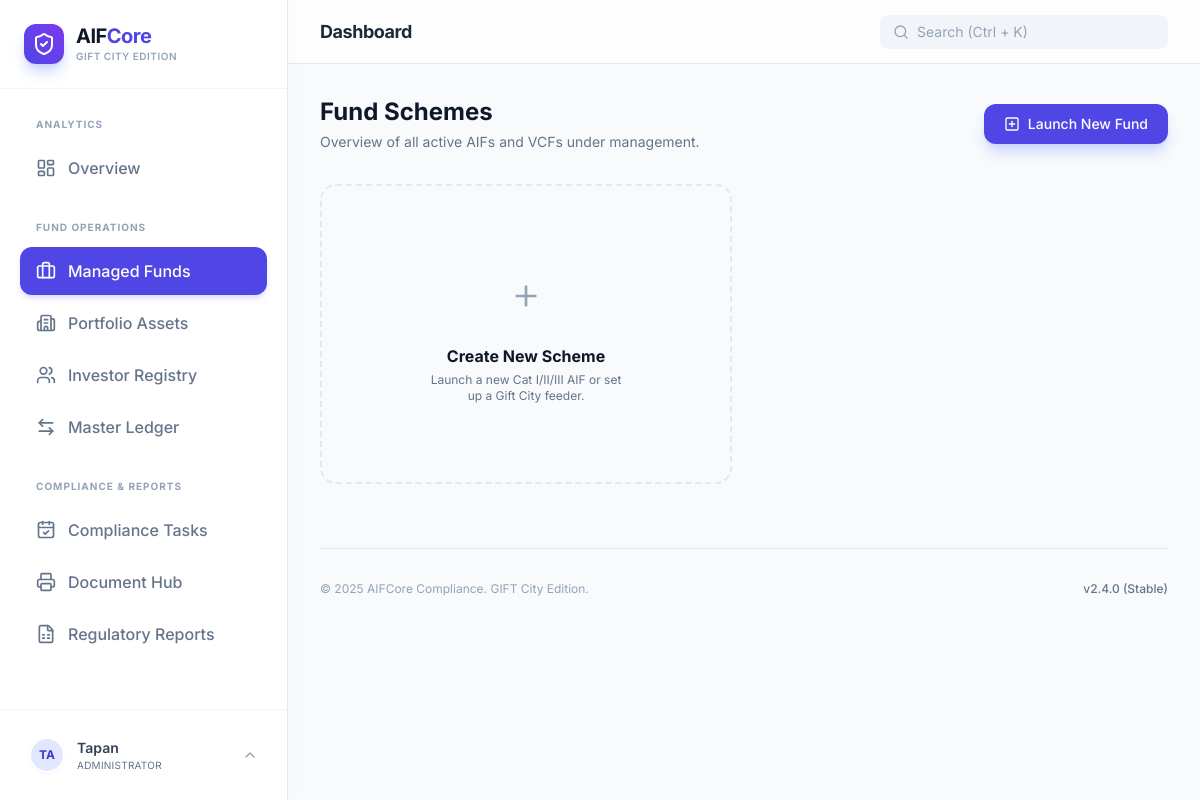
The app's page /portal/funds/ (signed in), older data.
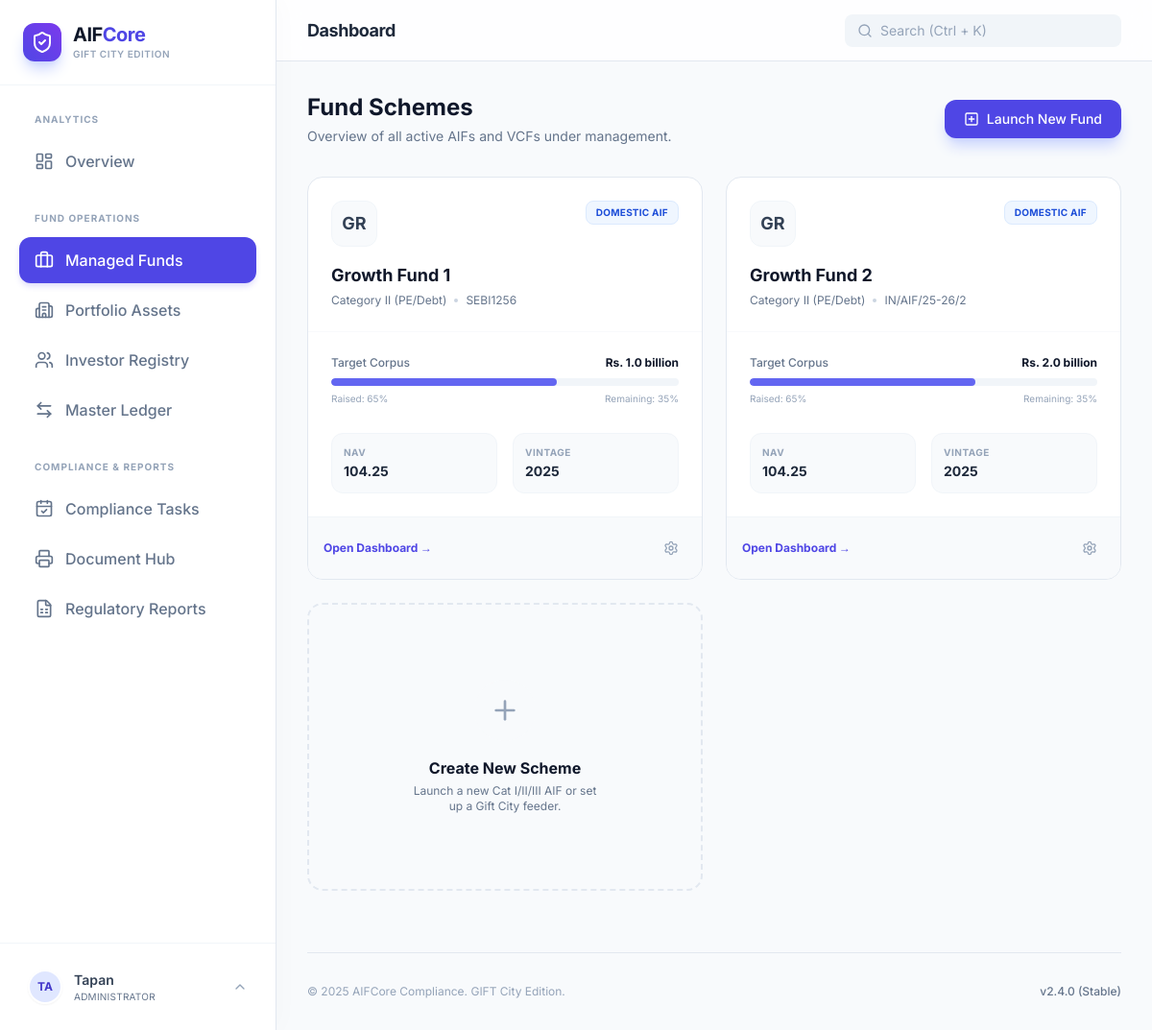
The same page, newer data.
### funds/models.py (models this page shows, shortened)
class Fund(models.Model):
    FUND_CATEGORY_CHOICES = [
        ('CAT_I', 'Category I (Venture/Social)'),
        ('CAT_II', 'Category II (PE/Debt)'),
        ('CAT_III', 'Category III (Hedge/Public)'),
    ]
    JURISDICTION_CHOICES = [
        ('DOMESTIC', 'SEBI (Domestic)'),
        ('IFSC', 'IFSCA (GIFT City)'),
    ]
    SCHEME_TYPE_CHOICES = [
        ('MAIN', 'Main AIF Scheme'),
        ('CIV', 'Co-Investment Vehicle (CIV)'),
        ('ANGEL', 'Angel Fund Segment'),
        ('AI_ONLY', 'Accredited Investor Only Fund'), # New 2025 Category
    ]
    name = models.CharField(max_length=255)
    sebi_registration_number = models.CharField(max_length=100, unique=True, blank=True, null=True)
    category = models.CharField(max_length=20, choices=FUND_CATEGORY_CHOICES, default='CAT_II')
    jurisdiction = models.CharField(max_length=20, choices=JURISDICTION_CHOICES, default='DOMESTIC')
    scheme_type = models.CharField(max_length=20, choices=SCHEME_TYPE_CHOICES, default='MAIN')
    currency = models.ForeignKey(
        'currencies.Currency',
        on_delete=models.PROTECT,
        related_name='funds',
        default=1, # Ensure you have an INR record with ID 1
        help_text="Functional currency of the fund"
    )
    corpus = models.DecimalField(
        max_digits=20, decimal_places=2,
        help_text="Target Fund Size",
        default=Decimal('0.00')
    )
    sponsor_commitment = models.DecimalField(
        max_digits=20, decimal_places=2,
        help_text="Manager's Skin in the Game",
        default=Decimal('0.00')
    )
    manager = models.ForeignKey(
        settings.AUTH_USER_MODEL,
        on_delete=models.SET_NULL,
        null=True,
        related_name='managed_funds'
    )
    manager_entity = models.ForeignKey(
        ManagerEntity,
        on_delete=models.PROTECT,
        related_name="funds",
        help_text="Manager entity under which this fund is registered",
        null=False,
        blank=False,
    )
    parent_fund = models.ForeignKey(
        'self',
        on_delete=models.CASCADE,
        null=True, blank=True,
        related_name='child_schemes'
    )
    date_of_inception = models.DateField(default=timezone.now)
    target_close_date = models.DateField(null=True, blank=True)
    is_active = models.BooleanField(default=True)
    @property
    def total_commitments(self):
        return self.commitments.aggregate(total=models.Sum('amount_committed'))['total'] or Decimal('0.00')

### currencies/models.py (models this page shows, shortened)
class Currency(models.Model):
    code = models.CharField(max_length=3, unique=True, help_text="ISO 4217 Code (e.g., USD, INR)")
    symbol = models.CharField(max_length=5, help_text="Symbol (e.g., $, ₹)")
    name = models.CharField(max_length=50)
    is_base = models.BooleanField(default=False, help_text="Is this the system reporting currency (e.g. INR)?")
    class Meta:
        verbose_name_plural = "Currencies"

### funds/views.py (the view)
# urls.py: path('', views.portal_funds_list, name='portal-funds'),
@login_required
def portal_funds_list(request):
    manager_entity = get_current_manager_entity(request)
    funds = Fund.objects.filter(
        manager_entity=manager_entity
    ).order_by('-date_of_inception')
    for f in funds:
        f.stats_committed = f.total_commitments
    return render(request, "funds/funds_list.html", {
        "funds": funds,
        "manager_entity": manager_entity,
    })

### templates/funds/funds_list.html (shortened to what this page needs)
{% extends 'base.html' %}
{% load humanize %}
{% block content %}
<div class="flex flex-col md:flex-row md:items-center justify-between gap-4 mb-8">
    <div>
        <h1 class="text-2xl font-bold text-slate-900">Fund Schemes</h1>
        <p class="text-slate-500 text-sm mt-1">Overview of all active AIFs and VCFs under management.</p>
    </div>
    <a href="{% url 'funds:fund_add' %}" class="bg-indigo-600 hover:bg-indigo-700 text-white px-5 py-2.5 rounded-xl font-medium text-sm shadow-lg shadow-indigo-200 flex items-center gap-2 transition-all">
        <i data-lucide="plus-square" class="w-4 h-4"></i> Launch New Fund
    </a>
</div>
<div class="grid grid-cols-1 md:grid-cols-2 xl:grid-cols-3 gap-6">
    {% for fund in funds %}
    <div class="group bg-white rounded-2xl border border-slate-200 hover:border-indigo-300 hover:shadow-xl hover:shadow-slate-200/50 transition-all duration-300 flex flex-col overflow-hidden">
        <div class="p-6 border-b border-slate-50">
            <div class="flex justify-between items-start mb-4">
                <div class="w-12 h-12 rounded-xl bg-slate-50 border border-slate-100 flex items-center justify-center text-slate-700 font-bold text-lg group-hover:bg-indigo-600 group-hover:text-white transition-colors">
                    {{ fund.name|slice:":2"|upper }}
                </div>
                {% if fund.jurisdiction == 'IFSC' %}
                <span class="px-2.5 py-1 rounded-lg text-[10px] font-bold uppercase tracking-wide bg-emerald-50 text-emerald-700 border border-emerald-100 flex items-center gap-1">
                    <i data-lucide="globe" class="w-3 h-3"></i> GIFT City
                </span>
                {% else %}
                <span class="px-2.5 py-1 rounded-lg text-[10px] font-bold uppercase tracking-wide bg-blue-50 text-blue-700 border border-blue-100">
                    Domestic AIF
                </span>
                {% endif %}
            </div>
            <h3 class="text-lg font-bold text-slate-900 mb-1 group-hover:text-indigo-600 transition-colors">
                <a href="{% url 'funds:fund_detail' fund.pk %}">{{ fund.name }}</a>
            </h3>
            <p class="text-xs text-slate-500 flex items-center gap-2">
                <span>{{ fund.get_category_display }}</span>
                <span class="w-1 h-1 bg-slate-300 rounded-full"></span>
                <span>{{ fund.sebi_registration_number|default:"Reg: Pending" }}</span>
            </p>
        </div>
        <div class="p-6 flex-1">
            <div class="space-y-5">
                <div>
                    <div class="flex justify-between text-xs mb-2">
                        <span class="text-slate-500 font-medium">Target Corpus</span>
                        <span class="text-slate-900 font-bold">{{ fund.currency.symbol }} {{ fund.corpus|intword }}</span>
                    </div>
                    <div class="w-full bg-slate-100 rounded-full h-2 overflow-hidden">
                        <div class="bg-indigo-500 h-2 rounded-full" style="width: 65%"></div>
                    </div>
                    <div class="flex justify-between text-[10px] mt-1.5 text-slate-400">
                        <span>Raised: 65%</span>
                        <span>Remaining: 35%</span>
                    </div>
                </div>
                <div class="grid grid-cols-2 gap-4 pt-2">
                    <div class="bg-slate-50 p-3 rounded-xl border border-slate-100">
                        <p class="text-[10px] text-slate-400 uppercase font-bold tracking-wider">NAV</p>
                        <p class="text-sm font-bold text-slate-800 mt-0.5">104.25</p>
                    </div>
                    <div class="bg-slate-50 p-3 rounded-xl border border-slate-100">
                        <p class="text-[10px] text-slate-400 uppercase font-bold tracking-wider">Vintage</p>
                        <p class="text-sm font-bold text-slate-800 mt-0.5">{{ fund.date_of_inception|date:"Y" }}</p>
                    </div>
                </div>
            </div>
        </div>
        <div class="p-4 bg-slate-50 border-t border-slate-100 flex justify-between items-center">
            <a href="{% url 'funds:fund_detail' fund.pk %}" class="text-xs font-bold text-indigo-600 hover:text-indigo-800 transition-colors">
                Open Dashboard &rarr;
            </a>
            <div class="flex gap-2">
                <button class="p-2 hover:bg-white rounded-lg text-slate-400 hover:text-slate-700 transition-colors" title="Settings">
                    <i data-lucide="settings" class="w-4 h-4"></i>
                </button>
            </div>
        </div>
    </div>
    {% endfor %}
    <a href="{% url 'funds:fund_add' %}" class="group border-2 border-dashed border-slate-200 rounded-2xl p-6 flex flex-col items-center justify-center text-center hover:border-indigo-400 hover:bg-indigo-50/30 transition-all min-h-[300px]">
        <div class="w-16 h-16 bg-slate-50 rounded-full flex items-center justify-center text-slate-400 mb-4 group-hover:bg-indigo-100 group-hover:text-indigo-600 transition-colors">
            <i data-lucide="plus" class="w-8 h-8"></i>
        </div>
        <h3 class="text-slate-900 font-bold mb-1">Create New Scheme</h3>
        <p class="text-xs text-slate-500 max-w-[200px]">Launch a new Cat I/II/III AIF or set up a Gift City feeder.</p>
    </a>
</div>
{% endblock %}

### templates/base.html (shortened to what this page needs)
<!DOCTYPE html>
<html lang="en">
<head>
    <script src="https://cdn.tailwindcss.com"></script>
</head>
<body class="text-slate-900 antialiased selection:bg-indigo-100 selection:text-indigo-700">
    <div class="flex h-screen overflow-hidden">
        <aside class="w-72 bg-white border-r border-slate-200 flex flex-col z-20 shadow-[4px_0_24px_rgba(0,0,0,0.02)] h-screen">
            <div class="p-6 border-b border-slate-100 flex items-center gap-3">
                <div class="w-10 h-10 bg-gradient-to-tr from-indigo-600 to-violet-600 rounded-xl flex items-center justify-center text-white shadow-lg shadow-indigo-200 shrink-0">
                    <i data-lucide="shield-check" class="w-6 h-6"></i>
                </div>
                <div>
                    <h1 class="font-bold text-xl tracking-tight text-slate-900 leading-tight">AIF<span class="text-indigo-600">Core</span></h1>
                    <p class="text-[10px] text-slate-400 font-semibold uppercase tracking-wider">GIFT City Edition</p>
                </div>
            </div>
            <nav class="flex-1 p-5 space-y-1 overflow-y-auto">
                <p class="px-4 pb-2 pt-2 text-[10px] font-bold text-slate-400 uppercase tracking-widest">Analytics</p>
                <a href="{% url 'portal-home' %}"
                   class="sidebar-link {% if request.resolver_match.url_name == 'portal-home' %}sidebar-link-active{% else %}sidebar-link-inactive{% endif %}">
                    <i data-lucide="layout-dashboard" class="w-5 h-5 shrink-0"></i>
                    <span>Overview</span>
                </a>
                <p class="px-4 pb-2 pt-6 text-[10px] font-bold text-slate-400 uppercase tracking-widest">Fund Operations</p>
                <a href="{% url 'funds:portal-funds' %}"
                   class="sidebar-link {% if 'funds' in request.resolver_match.app_name %}sidebar-link-active{% else %}sidebar-link-inactive{% endif %}">
                    <i data-lucide="briefcase" class="w-5 h-5 shrink-0"></i>
                    <span>Managed Funds</span>
                </a>
                <a href="{% url 'investee_companies:portal-list' %}"
                   class="sidebar-link {% if 'investee_companies' in request.resolver_match.app_name %}sidebar-link-active{% else %}sidebar-link-inactive{% endif %}">
                    <i data-lucide="building-2" class="w-5 h-5 shrink-0"></i>
                    <span>Portfolio Assets</span>
                </a>
                <a href="{% url 'investors:portal-list' %}"
                   class="sidebar-link {% if 'investors' in request.resolver_match.app_name %}sidebar-link-active{% else %}sidebar-link-inactive{% endif %}">
                    <i data-lucide="users" class="w-5 h-5 shrink-0"></i>
                    <span>Investor Registry</span>
                </a>
                <a href="{% url 'portal-transactions' %}"
                   class="sidebar-link {% if 'transactions' in request.resolver_match.app_name %}sidebar-link-active{% else %}sidebar-link-inactive{% endif %}">
                    <i data-lucide="arrow-left-right" class="w-5 h-5 shrink-0"></i>
                    <span>Master Ledger</span>
                </a>
                <p class="px-4 pb-2 pt-6 text-[10px] font-bold text-slate-400 uppercase tracking-widest">Compliance & Reports</p>
                <a href="{% url 'compliances:task-list' %}"
                   class="sidebar-link {% if 'compliances' in request.resolver_match.app_name %}sidebar-link-active{% else %}sidebar-link-inactive{% endif %}">
                    <i data-lucide="calendar-check" class="w-5 h-5 shrink-0"></i>
                    <span>Compliance Tasks</span>
                </a>
                <a href="{% url 'docgen:hub' %}"
                   class="sidebar-link {% if 'docgen' in request.resolver_match.app_name %}sidebar-link-active{% else %}sidebar-link-inactive{% endif %}">
                    <i data-lucide="printer" class="w-5 h-5 shrink-0"></i>
                    <span>Document Hub</span>
                </a>
                <a href="#"
                   class="sidebar-link sidebar-link-inactive">
                    <i data-lucide="file-spreadsheet" class="w-5 h-5 shrink-0"></i>
                    <span>Regulatory Reports</span>
                </a>
            </nav>
            <div class="p-4 border-t border-slate-100 mt-auto">
                <div x-data="{ open: false }" class="relative">
                    <button @click="open = !open" class="w-full flex items-center gap-3 px-3 py-2.5 rounded-xl hover:bg-slate-50 border border-transparent hover:border-slate-200 transition-all text-left group">
                        <div class="w-9 h-9 rounded-full bg-indigo-100 flex items-center justify-center text-indigo-700 font-bold text-xs uppercase border-2 border-white shadow-sm shrink-0">
                            {{ user.username|slice:":2"|upper }}
                        </div>
                        <div class="flex-1 overflow-hidden">
                            <p class="text-sm font-semibold text-slate-700 group-hover:text-slate-900 truncate">{{ user.username }}</p>
                            <p class="text-[10px] text-slate-500 uppercase tracking-wide">Administrator</p>
                        </div>
                        <i data-lucide="chevron-up" class="w-4 h-4 text-slate-400 transition-transform" :class="open ? 'rotate-180' : ''"></i>
                    </button>
                </div>
            </div>
        </aside>
        <main class="flex-1 flex flex-col h-screen overflow-hidden bg-[#f8fafc]">
            <header class="h-16 bg-white/80 backdrop-blur-md border-b border-slate-200 flex items-center justify-between px-8 z-10 sticky top-0">
                <div class="flex items-center gap-4">
                    <h2 class="text-lg font-bold text-slate-800 tracking-tight">{% block page_title %}Dashboard{% endblock %}</h2>
                </div>
<div x-data="{
        query: '',
        results: [],
        show: false,
        search() {
            if (this.query.length < 2) { this.results = []; return; }
            fetch(`/api/search/?q=${this.query}`)
                .then(res => res.json())
                .then(data => {
                    this.results = data;
                    this.show = true;
                });
        }
    }"
    @click.away="show = false"
    class="relative hidden md:block w-72">
    <div class="flex items-center bg-slate-100 rounded-lg px-3 py-1.5 border border-transparent focus-within:bg-white focus-within:border-indigo-300 focus-within:ring-4 focus-within:ring-indigo-50 transition-all">
        <i data-lucide="search" class="w-4 h-4 text-slate-400 shrink-0"></i>
        <input
            x-model="query"
            @input.debounce.300ms="search()"
            type="text"
            placeholder="Search (Ctrl + K)"
            class="bg-transparent border-none outline-none text-sm ml-2 w-full placeholder-slate-400"
            autocomplete="off"
        >
    </div>
</div>
            </header>
            <section class="flex-1 overflow-y-auto p-8 scroll-smooth">
                {% block content %}{% endblock %}
                <footer class="mt-16 pt-8 border-t border-slate-200 flex justify-between items-center text-xs text-slate-400">
                    <p>&copy; 2025 AIFCore Compliance. GIFT City Edition.</p>
                    <p class="font-medium text-slate-500">v2.4.0 (Stable)</p>
                </footer>
            </section>
        </main>
    </div>
</body>
</html>

Row changes from the older to the newer data that the page shows:
added Fund: name "GR", jurisdiction "DOMESTIC AIF", name "Growth Fund 1", category "Category II (PE/Debt)", sebi_registration_number "SEBI1256", currency.symbol "Rs.", corpus "1.0 billion", date_of_inception "2025"
added Fund: name "GR", jurisdiction "DOMESTIC AIF", name "Growth Fund 2", category "Category II (PE/Debt)", sebi_registration_number "IN/AIF/25-26/2", currency.symbol "Rs.", corpus "2.0 billion", date_of_inception "2025"
